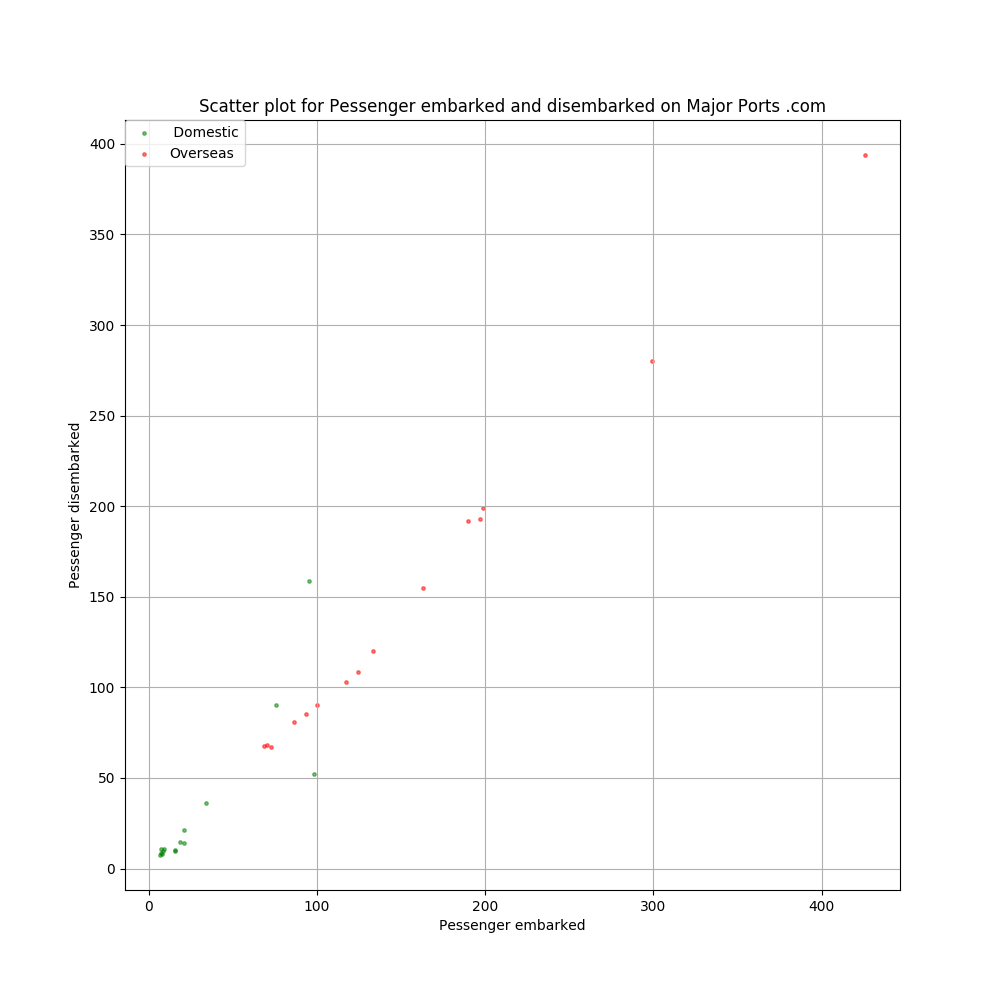

Reproduce this figure in Python.
#!/usr/bin/env python3
# -*- coding: utf-8 -*-
"""
Created on Sat Oct 12 01:26:07 2019

@author: raghav
"""

import pandas as pd 
import matplotlib.pyplot as plt


data = pd.read_csv("1.csv") 

mydata = data.iloc[108:123,2:7]

m, n = mydata.shape
Em_D = []
Dm_D= []

Em_O = []
Dm_O= []

for i in range(m):
    Em_D.append(mydata.iloc[i,0])
    Dm_D.append(mydata.iloc[i,1])
    Em_O.append(mydata.iloc[i,3])
    Dm_O.append(mydata.iloc[i,4])
    
    
fig = plt.figure(figsize=(10,10))
plt.scatter(Em_D, Dm_D, s=6, c='green', alpha=0.5, label = " Domestic")
plt.scatter(Em_O, Dm_O, s=6, c='red', alpha=0.5, label = "Overseas")
plt.title('Scatter plot for Pessenger embarked and disembarked on Major Ports .com')
plt.xlabel('Pessenger embarked')
plt.ylabel('Pessenger disembarked')
plt.grid()
plt.legend(loc='upper left', borderaxespad=0.)
plt.savefig("Scatter_plot.png")
plt.show()
